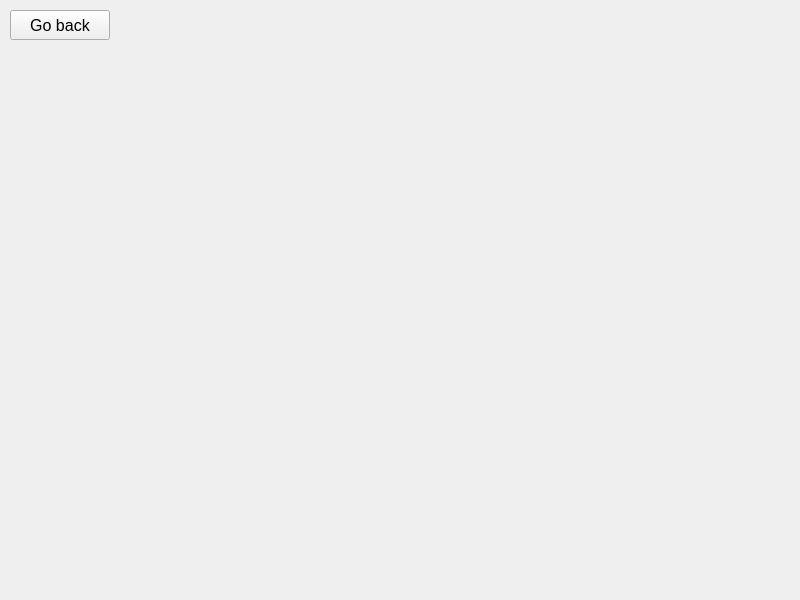
<?xml version="1.0" encoding="UTF-8"?>
<ui version="4.0">
 <class>settingsWidget</class>
 <widget class="QWidget" name="settingsWidget">
  <property name="geometry">
   <rect>
    <x>0</x>
    <y>0</y>
    <width>800</width>
    <height>600</height>
   </rect>
  </property>
  <property name="windowTitle">
   <string>Form</string>
  </property>
  <widget class="QPushButton" name="backButton">
   <property name="geometry">
    <rect>
     <x>10</x>
     <y>10</y>
     <width>100</width>
     <height>30</height>
    </rect>
   </property>
   <property name="font">
    <font>
     <pointsize>12</pointsize>
    </font>
   </property>
   <property name="text">
    <string>Go back</string>
   </property>
  </widget>
 </widget>
 <resources/>
 <connections/>
</ui>
